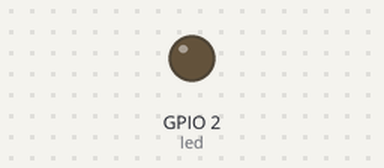
Simulated run of this program. Board: ESP32 board running MicroPython. On the bench: output pins drawn as LEDs (lit = HIGH).

Above: at 0.05 s.
At 1.3 s:
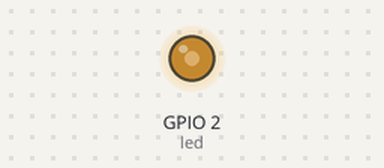
At 2.6 s:
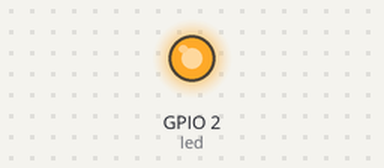
At 5.2 s:
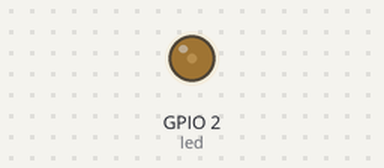
Timing chart, 0 to 8.1 s (numbered marks = the images above):
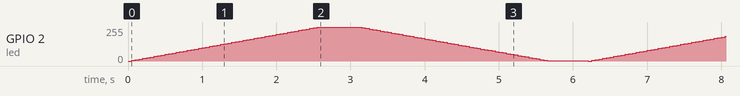

The program:

main.py
```python
while True:
	for i in range(0,1024,20):
		led.duty(i)
		time.sleep_ms(50)
	time.sleep(0.5)
	for i in range(1023,-1,-20):
		led.duty(i)
		time.sleep_ms(50)
	time.sleep(0.5)
```

boot.py
```python
import esp
import uos
import gc

esp.osdebug(None)
gc.collect()

import time
import machine

led = machine.PWM(machine.Pin(2, machine.Pin.OUT))
```
